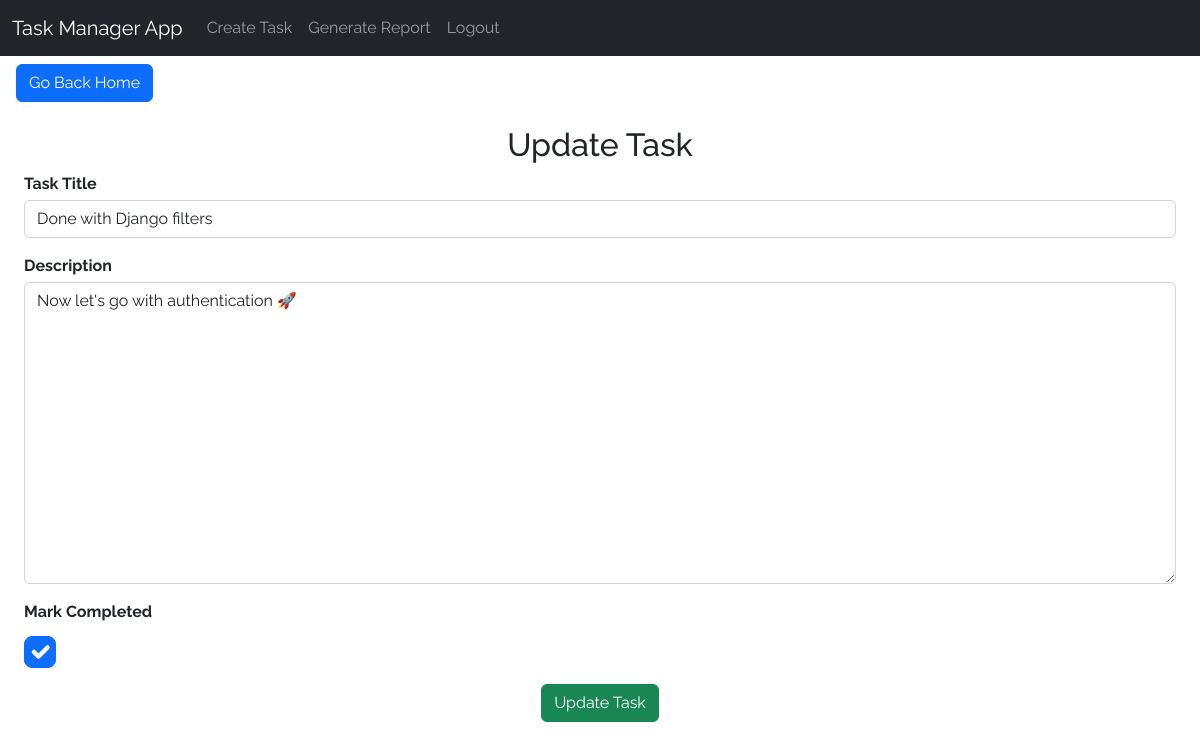
/update/25 (signed in), run on the app's committed database.
### Todo/models.py (models this page shows, shortened)
class Todo(models.Model):
  user = models.ForeignKey(User,null=True,on_delete=models.CASCADE)
  title = models.CharField(max_length=200)
  description = models.TextField()
  date_created = models.DateTimeField(auto_now_add = True)
  date_updated = models.DateTimeField(auto_now = True)
  completed = models.BooleanField(default=False)

### Todo/views.py (the view)
# urls.py: path('update/<str:pk>',views.updateTodo,name='update'),
@login_required(login_url='login')
def updateTodo(request,pk):
  todo = Todo.objects.get(id=pk,user=request.user)
  form =TodoForm(instance=todo)
  context = {'form':form}
  if request.method == "POST":
    form =TodoForm(request.POST,instance=todo)
    if form.is_valid():
      form.save()
      messages.success(request,'Task was updated successfully!')
      return redirect('/')
  return render(request,'Todo/update.html',context)

### Todo/forms.py
class TodoForm(forms.ModelForm):
  completed = forms.BooleanField(required=False,label="Mark Completed",widget=forms.CheckboxInput(attrs={'class':'form-check-input'}))
  class Meta:
    model = Todo
    fields = ['title','description','completed']
    labels = {'title':'Task Title'}
    widgets = {
      'title':TextInput(attrs={
        'class':'form-control',
        'placeholder':'Enter title'
          }),
          'description':Textarea(attrs={
        'class':'form-control',
        'rows':'12',
        'placeholder':'Describe your Task'
      }),
        }

### Todo/templates/Todo/update.html (shortened to what this page needs)
{% extends 'Todo/main.html' %}
{% block content %}
<!DOCTYPE html>
<html>
<head>
</head>
<body>
<a href="{% url 'home' %}" class="btn btn-primary mx-3 my-2">Go Back Home</a>
<br>
<div class="mx-4 my-3">
  <h2 class="text-center">Update Task</h2>
<form method="POST" action="">
{% for field in form %}
<label class="fw-bold mb-1">{{field.label}}</label>
<h2 class="mb-3">{{field}}</h2>
{% endfor %}
<div class="text-center">
<button type="submit" class="btn btn-success btn-md text-center">
  Update Task
</button>
</div>
</form>
</div>
</body>
</html>
{% endblock %}

### Todo/templates/Todo/main.html (style rules this page uses)
body { font-family:'Raleway',sans-serif; }

### data on the page
Todo: form "Done with Django filters" "Now let's go with authentication 🚀" "☑"

### other printed values
{{ field.label }} "Task Title" "Description" "Mark Completed"
